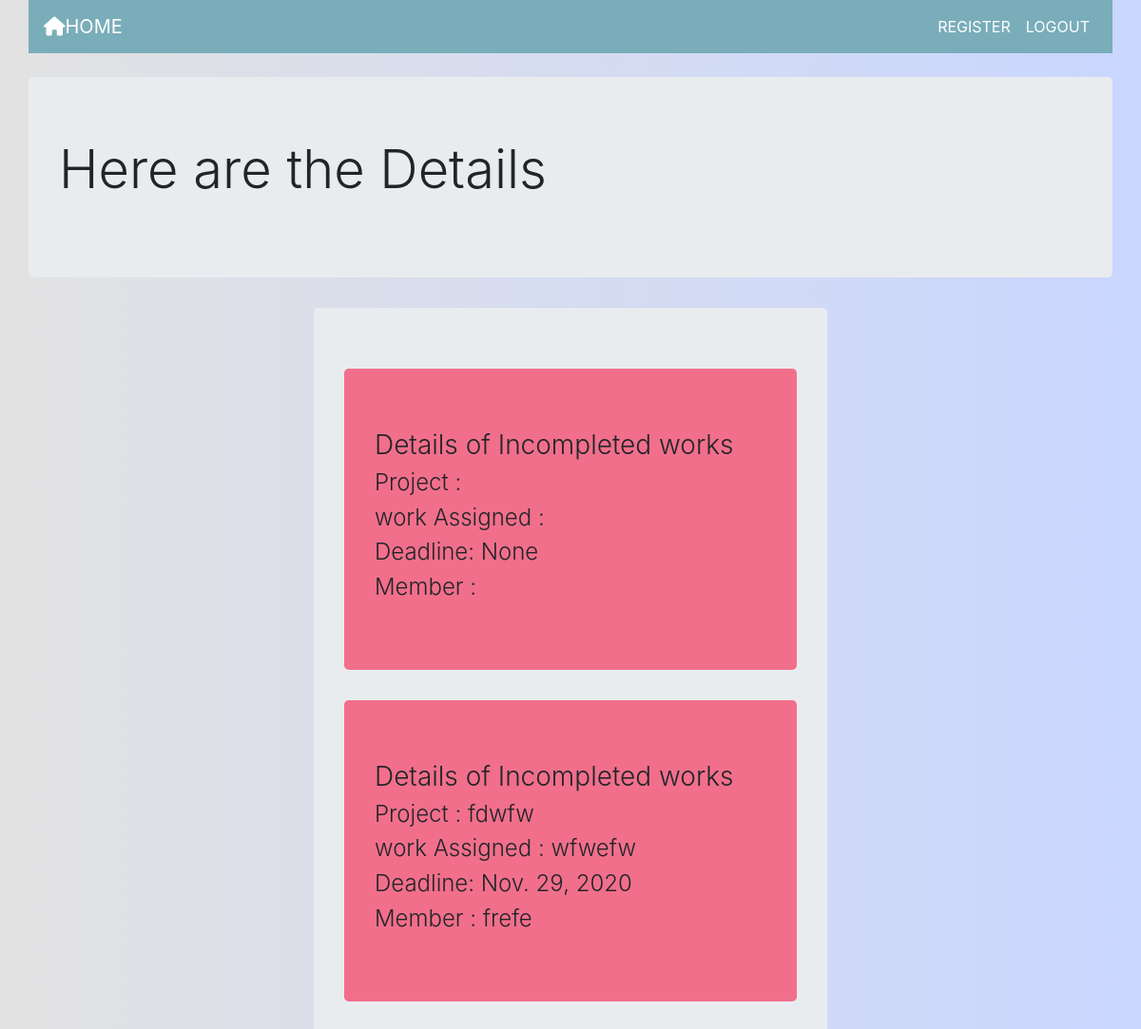
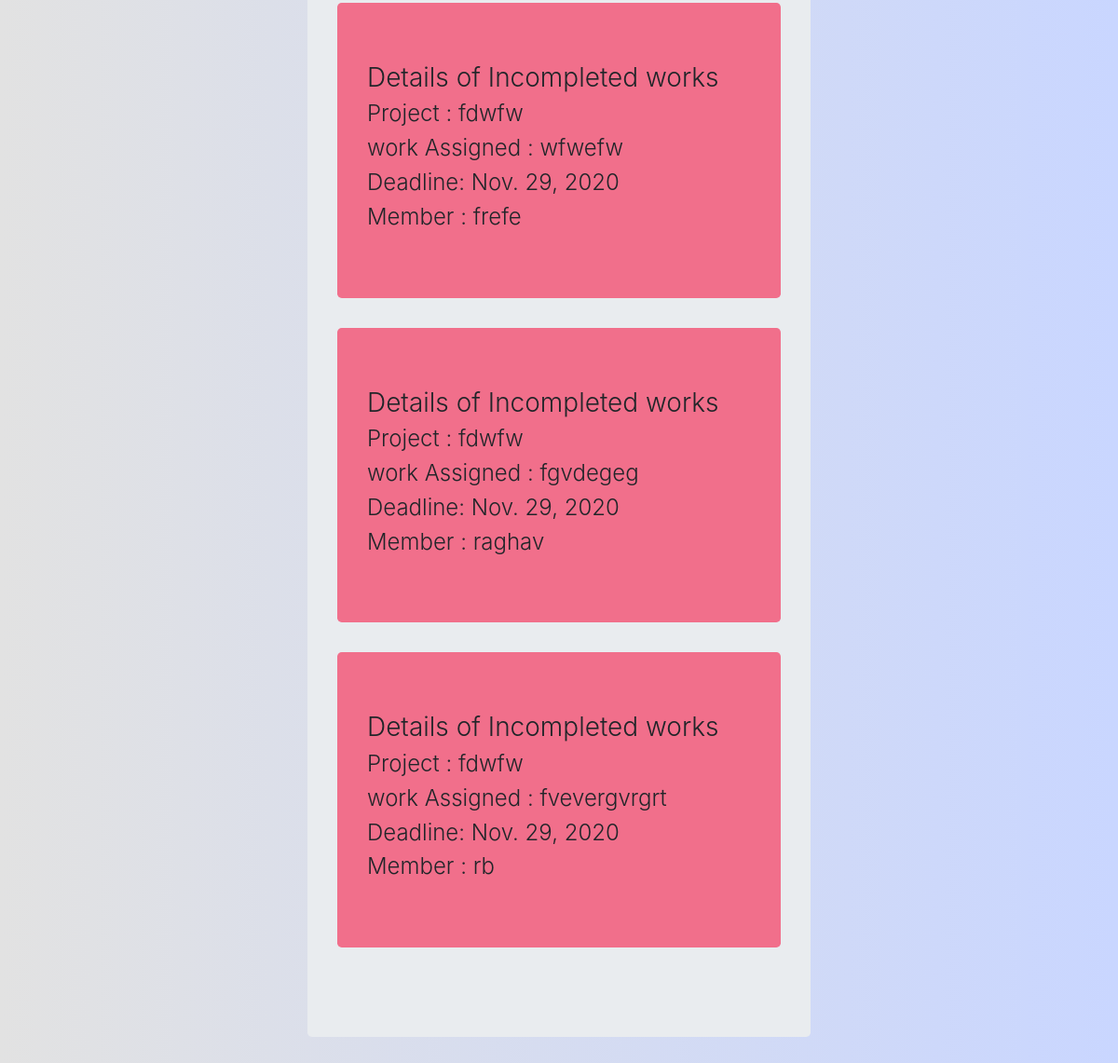
The app's page /manager/yet_to_completed/ (signed in) with its own data (2 pictures, top to bottom).
### manager/models.py (models this page shows, shortened)
class project_lead(models.Model):
    user = models.ForeignKey(User,on_delete=models.CASCADE,null=True,blank=True)
    description=models.CharField(max_length=60)
    project=models.CharField(max_length=60)
    work_given=models.CharField(max_length=100)
    work_given_to=models.CharField(max_length=30)
    deadline=models.DateField(null=True)
    isdone=models.BooleanField(default=False)

### manager/views.py (the view)
# urls.py: path('yet_to_completed/',views.yet_to_completed,name="yet_to_completed"),
def yet_to_completed(request):
    usernam=request.user.username
    approved_forms=project_lead.objects.filter(user__username__exact=usernam,isdone=False)
    return render(request,"manager/yet_to_completed.html",{"approved_forms":approved_forms})

### templates/manager/yet_to_completed.html
{% extends 'manager/index.html' %}
{% block body_block %}
<div class="jumbotron container" style="margin-top: 25px;">
  <p class="display-4">Here are the Details</p>
</div>
<div class="jumbotron  container" style="width: 45%;">
    {% for app_form in approved_forms %}
      <div class="jumbotron" style="background: #f16f8b;">
        <h3 class="font-weight-light">Details of Incompleted works</h3>
        <h4 class="font-weight-light">Project : {{ app_form.project }}</h4>
        <h4 class="font-weight-light">work Assigned : {{ app_form.work_given }}</h4>
        <h4 class="font-weight-light">Deadline: {{ app_form.deadline }}</h4>
        <h4 class="font-weight-light">Member : {{ app_form.work_given_to }}</h4>
      </div>
    {% endfor %}
</div>
{% endblock %}

### templates/manager/index.html (shortened to what this page needs)
<!DOCTYPE html>
{% load static %}
<html>
  <head>
    <link rel="stylesheet" href="https://stackpath.bootstrapcdn.com/bootstrap/4.4.1/css/bootstrap.min.css">
    <link rel="stylesheet" href="{% static "css/check.css" %}">
  </head>
  <body>
    <nav class="navbar navbar-expand-lg navbar-dark container" style="background-color: #79ADBA;" >
      <a class='navbar-brand' href="{%  url 'index' %}"><i class="fas fa-home"></i>HOME</a>
      <div class="collapse navbar-collapse" id="navbarSupportedContent">
          <ul class="navbar-nav ml-auto">
            <li class="nav-item active">
              <a class="nav-link" href="{%  url 'manager:register' %}">REGISTER <span class="sr-only">(current)</span></a>
            </li>
            {% if user.is_authenticated %}
                <a class="nav-item nav-link active" href="{%  url 'logout' %}">LOGOUT</a>
            {% else %}
              <li class="nav-item"></li>
                <a class="nav-item nav-link active " href="{%  url 'manager:user_login' %}">LOGIN<i class="fas fa-sign-in-alt"></i></a>
              </li>
            {% endif %}
          </ul>
      </div>
    </nav>
      {% block body_block %}{% endblock %}
  </body>
</html>

### static/css/check.css (style rules this page uses)
body { background: #C9D6FF; background: -webkit-linear-gradient(to right, #E2E2E2, #C9D6FF); background: linear-gradient(to right, #E2E2E2, #C9D6FF); }

### records on screen
project_lead: deadline "None"
project_lead: project "fdwfw", work_given "wfwefw", deadline "Nov. 29, 2020", work_given_to "frefe"
project_lead: project "fdwfw", work_given "wfwefw", deadline "Nov. 29, 2020", work_given_to "frefe"
project_lead: project "fdwfw", work_given "fgvdegeg", deadline "Nov. 29, 2020", work_given_to "raghav"
project_lead: project "fdwfw", work_given "fvevergvrgrt", deadline "Nov. 29, 2020", work_given_to "rb"
